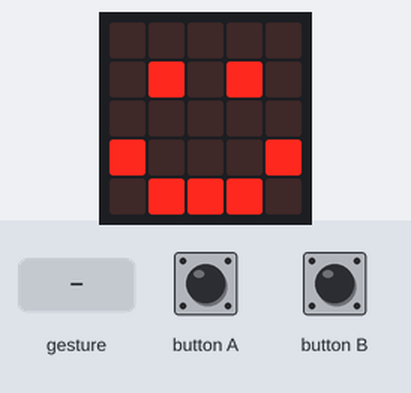
Bench run of a program on a simulated BBC micro:bit running MicroPython. On the bench: the board's 5×5 LED display. Inputs (shaded band) come from the test bench. A tilt is held for 1.5 s and a shake lasts 1 s, then the board lies face up again.

Above: at 1.2 s.
1.3 s: gesture 'shake'
At 3.7 s:
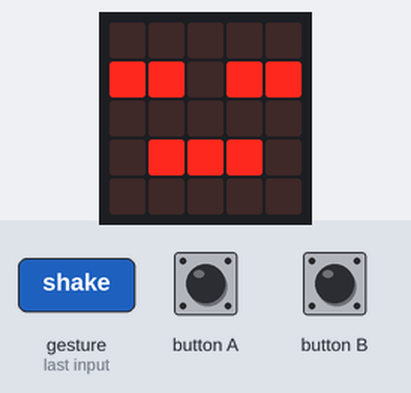
4.0 s: button B pressed for 0.15 s
At 5.1 s:
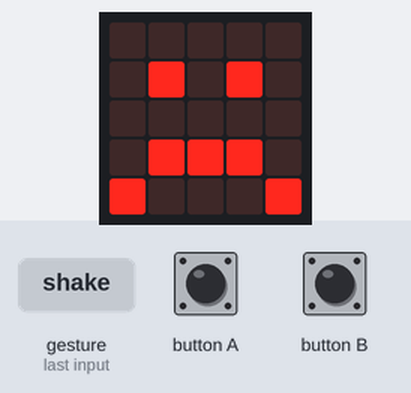
5.6 s: button A pressed for 0.15 s
At 6.5 s:
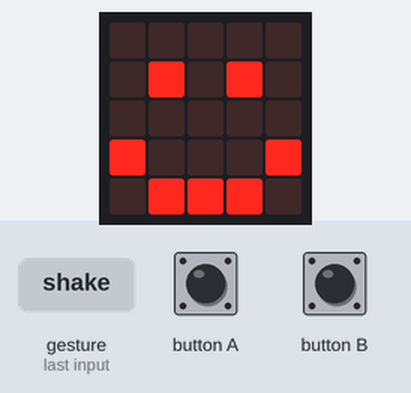
7.2 s: button B pressed for 1 s
At 7.9 s:
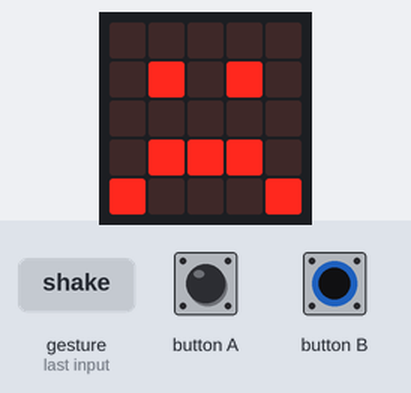
Timing chart, 0 to 10.2 s (numbered marks = the images above; inputs shaded):
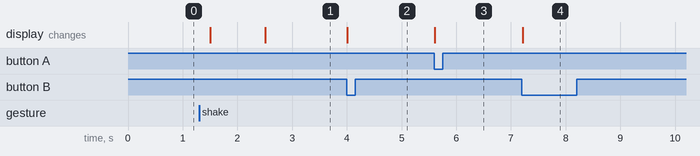

Measured:
- after the input at 1.3 s, the display: first changes after 0.20 s (image 1 shows a later state)
- after the input at 4.0 s, the display: changes at once (image 2)
- after the input at 5.6 s, the display: changes at once (image 3)
- after the input at 7.2 s, the display: changes at once (image 4)

The program:

pet.py
```python
# micro:bit Robot Pet (MicroPython) - python.microbit.org
from microbit import *

display.show(Image.HAPPY)
while True:
    if button_a.was_pressed():
        display.show(Image.HAPPY)
    elif button_b.was_pressed():
        display.show(Image.SAD)
    elif accelerometer.was_gesture('shake'):
        display.show(Image.CONFUSED)
        sleep(1000)
        display.show(Image.ASLEEP)
    sleep(100)
```
